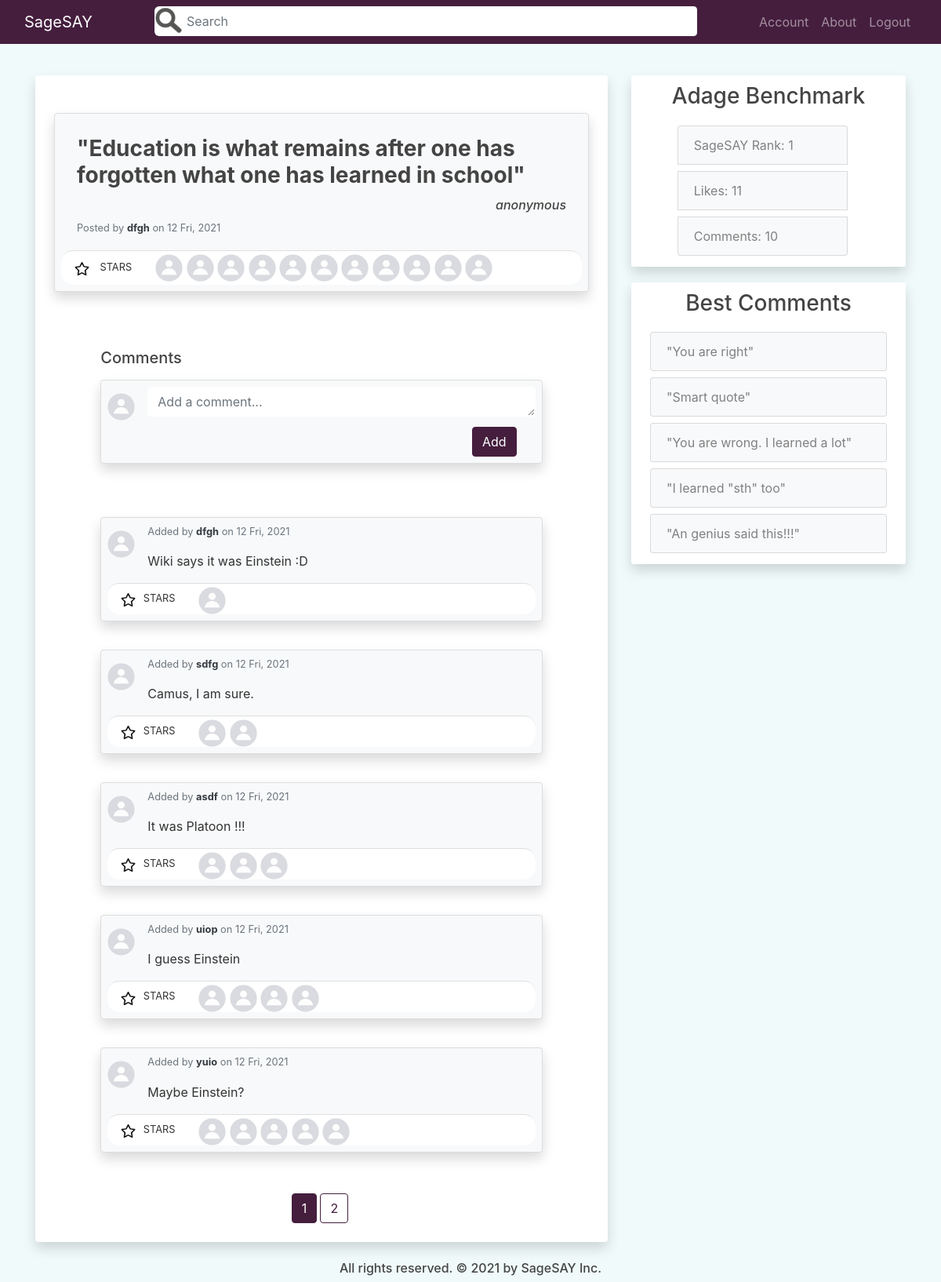
Page /post/121 (signed in) on the committed database.
### quotes_app/models.py (models this page shows, shortened)
class Post(db.Model):
    id = db.Column(db.Integer, primary_key=True)
    author = db.Column(db.String(100), nullable=False, default='Anonymous')
    content = db.Column(db.Text, nullable=False)
    date_posted = db.Column(db.DateTime, nullable=False, default=dt.utcnow)
    user_id = db.Column(db.Integer, db.ForeignKey('user.id'), nullable=False)
    comments = db.relationship('Comment', backref='comment_post', lazy=True)
    likes = db.relationship('Like', backref='like_post', lazy=True)

class User(db.Model, UserMixin):
    id = db.Column(db.Integer, primary_key=True)
    username = db.Column(db.String(20), unique=True, nullable=False)
    email = db.Column(db.String(120), unique=True, nullable=False)
    image_file = db.Column(db.String(20), nullable=False, default='default.jpg')
    password = db.Column(db.String(60), nullable=False)
    posts = db.relationship('Post', backref='posted_by', lazy=True)
    comments = db.relationship('Comment', backref='comment_author', lazy=True)
    likes = db.relationship('Like', backref='like_author', lazy=True)
    more_info = db.relationship('MoreInfoUser', backref='info_author', lazy=True)
    like_comments = db.relationship('LikeComment', backref='like_comment_author', lazy=True)

class Comment(db.Model):
    id = db.Column(db.Integer, primary_key=True)
    content = db.Column(db.Text, nullable=False)
    date_comment = db.Column(db.DateTime, nullable=False, default=dt.utcnow)
    user_id = db.Column(db.Integer, db.ForeignKey('user.id'), nullable=False)
    post_id = db.Column(db.Integer, db.ForeignKey('post.id'), nullable=False)
    likes = db.relationship('LikeComment', backref='comment', lazy=True)

### quotes_app/posts/routes.py (the view, shortened to what this page needs)
@posts.route("/post/<int:post_id>", methods=['GET', 'POST'])
@login_required
def post(post_id):
    schform = SearchForm()
    if schform.schsubmit.data and schform.validate_on_submit():
        if schform.query.data != '':
            return redirect(url_for('main.home', sch=schform.query.data))
        else:
            return redirect(url_for('posts.post', post_id=post_id))
    post = Post.query.get_or_404(post_id)
    form = CommentForm()
    page = request.args.get('page', 1, type=int)
    comment_id = request.args.get('starc', type=int)
    post_id = request.args.get('starp', type=int)
    if post_id or comment_id:
        if post_id:
            update_like_table(current_user, post_id)
        elif comment_id:
            update_like_comment_table(current_user, comment_id)
        return redirect(url_for('posts.post', post_id=post.id, page=page))
    comments = Comment.query.filter_by(comment_post=post).order_by(Comment.date_comment.desc())\
        .paginate(page=page, per_page=PER_PAGE)
    post_data = prepare_post_display(post, 11)
    comments_data = prepare_comments_display(comments, 9)
    best_comments = get_best_comments_post(post, BEST_TREND)
    stats = get_stats_post(post)
    return render_template('posts/post.html', title='Adage Page', post_data=post_data, form=form,
        schform=schform, comments=comments, comments_data=comments_data, stats=stats,
        best_comments=best_comments)

### quotes_app/templates/posts/post.html (shortened to what this page needs)
{% extends "main/layout.html" %}
{% block content %}
<div class="col-md-8 pb-4">
    <div class="mx-auto">
        <div class="container pt-5 px-4 bg-white shadow rounded overflow-hidden">
            <div class="card p-2 mb-4 rounded shadow bg-light">
                <div class="card-body">
                    <div class="row">
                        <div class="col-12 link-post-content">
                            <h3 class="card-title "><b>"{{ post_data[-2].content | safe }}"</b></h3>
                        </div>
                        <div class="col-12 d-flex justify-content-end text-center">
                            <h6><i>{{ post_data[-2].author }}</i></h6>
                        </div>
                        <div class="col">
                            <h6 class="card-subtitle mt-1 text-muted">
                                <p class="card-text text-muted small"> Posted by <a href="{{ url_for('users.user_profile', username=post_data[-2].posted_by.username) }}" class="font-weight-bold text-dark"> {{ post_data[-2].posted_by.username }}</a> on {{ post_data[-2].date_posted.strftime('%-d %a, %Y') }}</p>
                            </h6>
                        </div>
                    </div>
                </div>
                <div class="card-footer bg-white p-1">
                    <div class="row">
                        <div class="col-md-auto">
                                <a href="{{ url_for('posts.post', post_id=post_data[-2].id, page=comments.page, starp=post_data[-2].id) }}" class="btn btn-outlined btn-black text-muted bg-transparent p-1 ml-2 mr-1" data-wow-delay="0.7s">
                            {% if post_data[-1] == True %}
                                <img src="{{ url_for('static', filename='icons_photos/christmas-star.png') }}" width="19" height="19">
                            {% else %}
                                <img src="{{ url_for('static', filename='icons_photos/star.png') }}" width="19" height="19">
                            {% endif %}
                            </a>
                            <small>STARS</small>
                        </div>
                        <div class="col-md-auto">
                            <ul class="list-inline mb-0">
                                {% for user in post_data[:-2] %}
                                    <li class="list-inline-item">
                                        <a href="{{ url_for('users.user_profile', username=user.username) }}" >
                                            <img src="{{ url_for('static', filename='profile_pics/' + user.image_file) }}" alt="DP" class="rounded-circle" width="35" height="35">
                                        </a>
                                    </li>
                                {% endfor %}
                            </ul>
                        </div>
                    </div>
                </div>
            </div>
            <div class="container px-0 pt-5">
                <div class="row justify-content-center">
                    <div class="col-lg-10">
                        <div class="d-flex align-items-center justify-content-between mb-3">
                            <h5 class="mb-0">Comments</h5>
                        </div>
                        <form method="POST" action="">
                            <fieldset class="form-group">
                                <div class="card p-2 rounded shadow bg-light">
                                    <div class="media">
                                        <a href="{{ url_for('users.user_profile', username=current_user.username) }}">
                                            <img class="mt-2 mr-3 rounded-circle" src="{{ url_for('static', filename='profile_pics/' + current_user.image_file) }}" alt="DP" width="35" height="35">
                                        </a>
                                        <div class="media-body">
                                            {% if form.content.errors %}
                                                {{ form.content(rows="1", class="form-control form-control-lg is-invalid") }}
                                                <div class="invalid-feedback">
                                                    {% for error in form.content.errors %}
                                                        <span>{{ error }}</span>
                                                    {% endfor %}
                                                </div>
                                            {% else %}
                                                {{ form.content(rows="1", class="form-control form-lg", placeholder='Add a comment...') }}
                                            {% endif %}
                                        </div>
                                    </div>
                                    <div class="d-flex form-group mb-0 mt-2 mr-4 justify-content-end">
                                        {{ form.submit(class="btn btn-violet") }}
                                    </div>
                                </div>
                            </fieldset>
                        </form>
                    </div>
                </div>
            </div>
            <div class="container pt-4 px-0">
                {% for comment in comments_data %}
                <div class="row justify-content-center py-2">
                    <div class="col-lg-10">
                        <div class="card p-2 rounded shadow bg-light">
                            <div class="media">
                                <a href="{{ url_for('users.user_profile', username=current_user.username) }}">
                                    <img class="mt-2 mr-3 rounded-circle" src="{{ url_for('static', filename='profile_pics/' + current_user.image_file) }}" alt="DP" width="35" height="35">
                                </a>
                                <div class="media-body">
                                    <p class="text-muted small"> Added by <a href="{{ url_for('users.user_profile', username=comment[-2].comment_author.username) }}" class="font-weight-bold text-dark"> {{ comment[-2].comment_author.username }}</a> on {{ comment[-2].date_comment.strftime('%-d %a, %Y') }}</p>
                                    {{comment[-2].content | safe}}
                                </div>
                            </div>
                            <div class="card-footer bg-white mt-3 p-0">
                                <div class="row">
                                    <div class="col-md-auto ">
                                        <a href="{{ url_for('posts.post', post_id=post_data[-2].id, page=comments.page, starc=comment[-2].id) }}" class="btn btn-outlined btn-black text-muted bg-transparent ml-3 px-0" data-wow-delay="0.7s">
                                        {% if comment[-1] == True %}
                                            <img src="{{ url_for('static', filename='icons_photos/christmas-star.png') }}" class="mr-1" width="19" height="19">
                                        {% else %}
                                            <img src="{{ url_for('static', filename='icons_photos/star.png') }}" class="mr-1" width="19" height="19">
                                        {% endif %}
                                        </a>
                                        <small>STARS</small>
                                    </div>
                                    <div class="col-md-auto">
                                        <ul class="list-inline mt-1 mb-0">
                                            {% for user in comment[:-2] %}
                                                <li class="list-inline-item">
                                                    <a href="{{ url_for('users.user_profile', username=user.username) }}" >
                                                        <img src="{{ url_for('static', filename='profile_pics/' + user.image_file) }}" alt="DP" class="rounded-circle" width="35" height="35">
                                                    </a>
                                                </li>
                                            {% endfor %}
                                        </ul>
                                    </div>
                                </div>
                            </div>
                        </div>
                    </div>
                </div>
                {% endfor %}
                <div class="container d-flex justify-content-center">
                    {% for page_num in comments.iter_pages(left_edge=1, right_edge=1, left_current=2, right_current=3) %}
                        {% if page_num %}
                            {% if comments.page == page_num %}
                                <a class="mt-4 mb-4 mr-1 btn btn-violet" href="{{ url_for('posts.post', post_id=post_data[-2].id, page=page_num) }}">{{ page_num }}</a>
                            {% else %}
                                <a class=" mt-4 mb-4 mr-1 btn btn-outline-violet" href="{{ url_for('posts.post', post_id=post_data[-2].id, page=page_num) }}">{{ page_num }}</a>
                            {% endif %}
                        {% else %}
                            ...
                        {% endif %}
                    {% endfor %}
                </div>
            </div>
        </div>
    </div>
</div>
<div class="col-md-4">
    <div class="content-section shadow">
        <div class="mb-3 text-center">
            <h3>Adage Benchmark</h3>
        </div>
        <div class="d-flex justify-content-center">
            <ul class="list-group col-9">
                <li class="my-1 list-group-item list-group-item-light">SageSAY Rank: {{ stats[0] }}</li>
                <li class="my-1 list-group-item list-group-item-light">Likes: {{ stats[1] }}</li>
                <li class="my-1 list-group-item list-group-item-light">Comments: {{ stats[2] }}</li>
            </ul>
        </div>
    </div>
    <div class="content-section shadow">
        <div class="mb-3 text-center">
            <h3>Best Comments</h3>
        </div>
        <ul class="list-group">
            {% if not best_comments %}
            <a href="{{ url_for('posts.post', post_id=post_data[-2].id) }}"><li class="list-group-item list-group-item-light">No comments. Add one.</li></a>
            {% else %}
                {% for comment in best_comments %}
                    <a href="{{ url_for('posts.post', post_id=post_data[-2].id) }}" class="p-1"><li class="list-group-item list-group-item-light">"{{ comment.content | safe }}"</li></a>
                {% endfor %}
            {% endif %}
        </ul>
    </div>
</div>
{% endblock content %}

### rows in the picture
Post: content "Education is what remains after one has forgotten what one has learned in school", author "anonymous", date_posted "12 Fri, 2021"
User: username "dfgh", image_file (placeholder picture), image_file (picture), date_comment "12 Fri, 2021", content "Wiki says it was Einstein :D"
User: image_file (placeholder picture)
User: image_file (placeholder picture)
User: image_file (placeholder picture)
User: image_file (placeholder picture)
User: image_file (placeholder picture)
User: image_file (placeholder picture), image_file (picture), username "yuio", date_comment "12 Fri, 2021", content "Maybe Einstein?"
User: image_file (placeholder picture), image_file (picture), username "uiop", date_comment "12 Fri, 2021", content "I guess Einstein"
User: image_file (placeholder picture), image_file (picture), username "asdf", date_comment "12 Fri, 2021", content "It was Platoon !!!"
User: image_file (placeholder picture), image_file (picture), username "sdfg", date_comment "12 Fri, 2021", content "Camus, I am sure."
User: image_file (placeholder picture)
User: image_file (picture)
Comment: content "You are right"
Comment: content "Smart quote"
Comment: content "You are wrong. I learned a lot"
Comment: content "I learned \"sth\" too"
Comment: content "An genius said this!!!"

### other values in the picture
{{ page_num }} "1"
{{ page_num }} "2"
{{ stats[0] }} "1"
{{ stats[1] }} "11"
{{ stats[2] }} "10"
